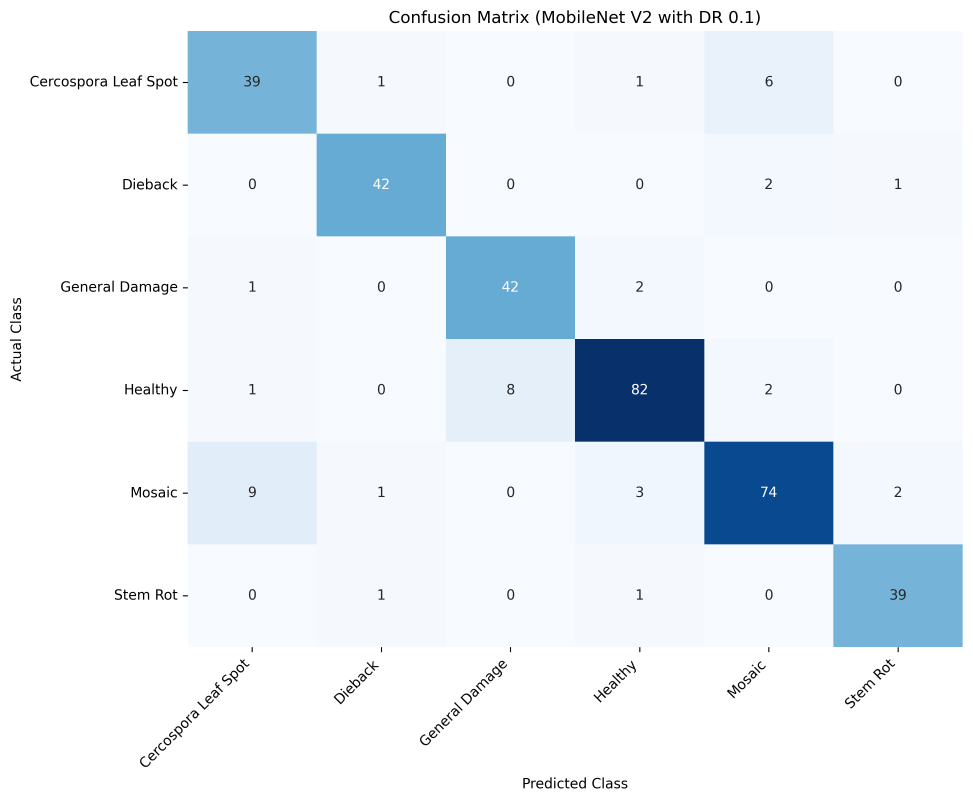
#> input picture assets/dl/baseline_confusion_matrix.png, 2917 x 2403 px (shown at 1/3 size)
$ python -i fingerprints.py   (imports and definitions only)
#> lines starting #> are read from the running program, lines starting #| are printed output that depends on the picture
"""Content fingerprints used for identity checks and leakage control.

Three signals are computed per image:

* ``sha256``: hash of the file bytes (exact byte identity).
* ``pixel_sha256``: hash of the decoded RGB size and pixels (exact pixel identity).
* ``phash``: eight 64-bit DCT perceptual hashes, one per dihedral variant
  (four rotations of the image and of its mirror image).

Perceptual matches are review candidates, never proof of identity.
"""

import hashlib
from dataclasses import dataclass
from pathlib import Path

import numpy as np
from PIL import Image
from scipy.fft import dctn

PHASH_THRESHOLD = 6
PHASH_VARIANTS = 8
_HASH_GRID = 32
_HASH_BLOCK = 8
_CHUNK = 1 << 20


@dataclass(frozen=True)
class ImageFingerprint:
    """Content signals for one image file."""

    bytes: int
    width: int
    height: int
    sha256: str
    pixel_sha256: str
    phash: tuple[int, ...]


def file_sha256(path: Path) -> str:
    """Return the SHA-256 hex digest of a file's bytes."""
    digest = hashlib.sha256()
    with Path(path).open("rb") as handle:
        while chunk := handle.read(_CHUNK):
            digest.update(chunk)
    return digest.hexdigest()


def perceptual_hashes(rgb: Image.Image) -> tuple[int, ...]:
    """Return the dihedral 64-bit DCT hashes of an RGB image.

    The image is reduced to a 32x32 grayscale grid, the 8x8 low-frequency block
    of its 2-D DCT is thresholded at the median with the DC term zeroed, and the
    result is repeated for the eight rotations/reflections of the grid. The first
    entry is the hash of the unmodified image.
    """
    gray = np.asarray(
        rgb.convert("L").resize((_HASH_GRID, _HASH_GRID), Image.Resampling.LANCZOS),
        dtype=np.float32,
    )
    hashes: list[int] = []
    for flip in (False, True):
        base = np.fliplr(gray) if flip else gray
        for turns in range(4):
            block = dctn(np.rot90(base, turns), type=2, norm="ortho")[
                :_HASH_BLOCK, :_HASH_BLOCK
            ].copy()
            block[0, 0] = 0
            bits = (block > np.median(block)).ravel()
            hashes.append(int.from_bytes(np.packbits(bits).tobytes(), "big"))
    return tuple(hashes)


def phash_distance(left: tuple[int, ...], right: tuple[int, ...]) -> int:
    """Return the smallest Hamming distance between ``left``'s base hash and any
    dihedral variant of ``right``."""
    return min((left[0] ^ variant).bit_count() for variant in right)


def fingerprint_image(path: Path) -> ImageFingerprint:
    """Compute all content signals for one image file."""
    path = Path(path)
    sha256 = file_sha256(path)
    with Image.open(path) as image:
#> image is the input picture: PIL image 2917x2403 RGBA; mean R, G, B, A 229.2, 238, 245.4, 255
        rgb = image.convert("RGB")
    width, height = rgb.size
#> width = 2917; height = 2403
    pixel_sha256 = hashlib.sha256(str(rgb.size).encode() + rgb.tobytes()).hexdigest()
    return ImageFingerprint(
        bytes=path.stat().st_size,
        width=width,
        height=height,
        sha256=sha256,
        pixel_sha256=pixel_sha256,
        phash=perceptual_hashes(rgb),
    )
#> in perceptual_hashes, `gray = np.asarray( rgb.convert("L").resize((_HASH_GRID, _HASH_GRID), I..`:
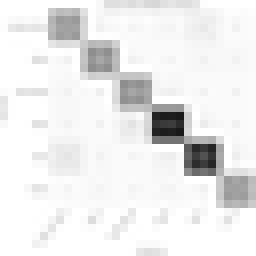
#> gray: shape (32, 32) float32 (shown 8 times larger); min 24, max 255, mean 235.7
#> the loop in perceptual_hashes, `for flip in (False, True):` made 2 passes
#> pass 2, in perceptual_hashes, `base = np.fliplr(gray) if flip else gray`:
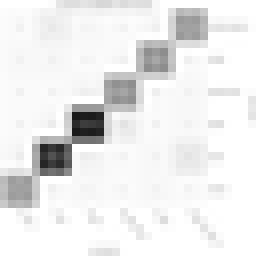
#> base: shape (32, 32) float32 (shown 8 times larger); min 24, max 255, mean 235.7
#> after the loop in perceptual_hashes, `for flip in (False, True):`: hashes = [7511043593661108971, 2838619673192510390, 13661326354238310209, 17496088898013062740, 4134518928073394110, 2854100682027053825, 17060645450641297940, 17451898086881650347]

>>> result = fingerprint_image('../../../assets/dl/baseline_confusion_matrix.png')

$ run again, on assets/dl/baseline_loss_accuracy_curves.png
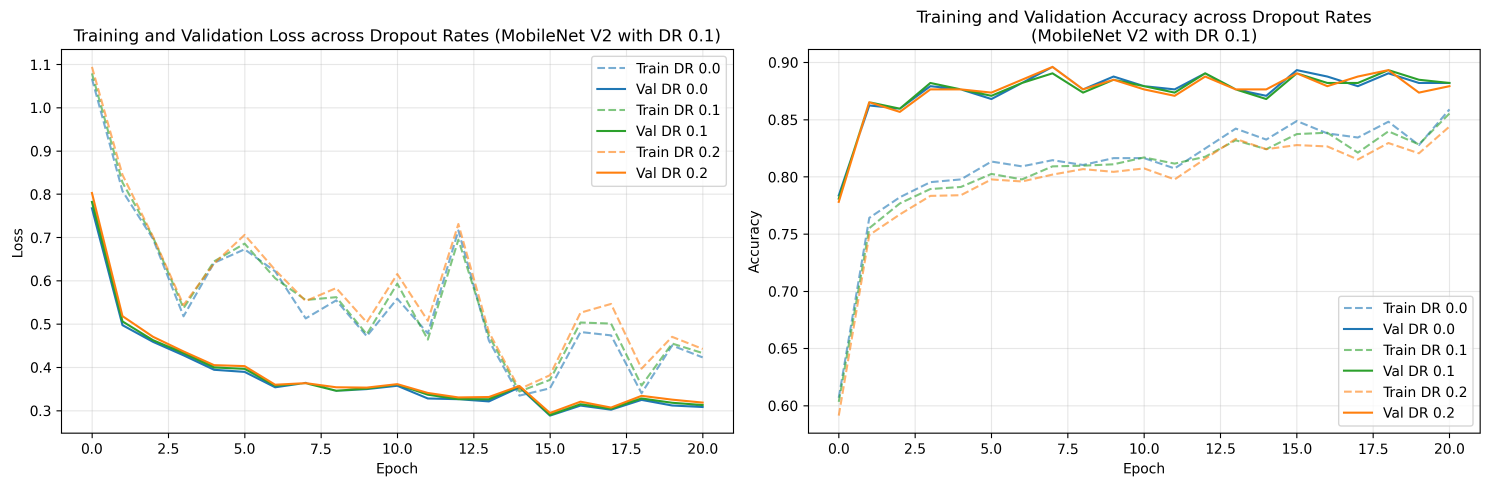
#> input picture assets/dl/baseline_loss_accuracy_curves.png, 4470 x 1459 px (shown at 1/3 size)
#> in fingerprint_image, image is the input picture: PIL image 4470x1459 RGBA; mean R, G, B, A 246.7, 247, 245.8, 255
#> in perceptual_hashes, `gray = np.asarray( rgb.convert("L").resize((_HASH_GRID, _HASH_GRID), I..`:
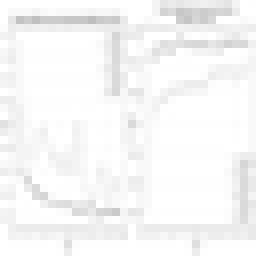
#> gray: shape (32, 32) float32 (shown 8 times larger); min 190, max 255, mean 246.4
#> the loop in perceptual_hashes, `for flip in (False, True):` made 2 passes
#> pass 2, in perceptual_hashes, `base = np.fliplr(gray) if flip else gray`:
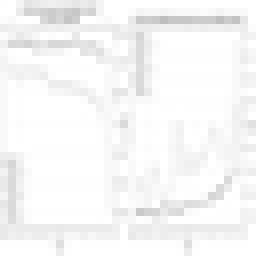
#> base: shape (32, 32) float32 (shown 8 times larger); min 190, max 255, mean 246.4
#> after the loop in perceptual_hashes, `for flip in (False, True):`: hashes = [5866916107326704504, 728568610375559689, 342606413921753808, 6896753618704482211, 305732715228732973, 784582590287856374, 5878459626546449287, 6866072017321868892]
